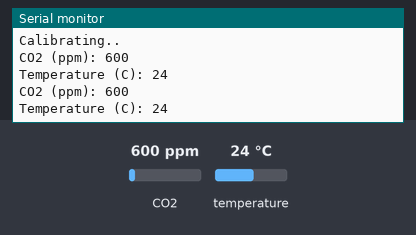
Bench run of a sketch on a simulated Arduino Uno, built with avr-gcc and run on an emulated ATmega328P. On the bench: the last lines printed to the serial monitor. Inputs (shaded band) come from the test bench; at power-on: CO2 600 ppm, temperature 24 °C.

Above: at 4.8 s.
4.9 s: CO2 set to 452 ppm
At 6.6 s:
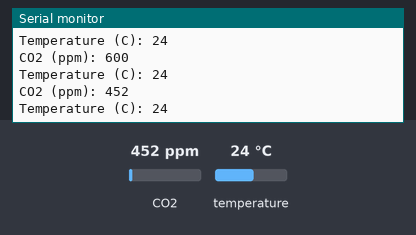
7.9 s: temperature set to 12 °C
At 8.9 s:
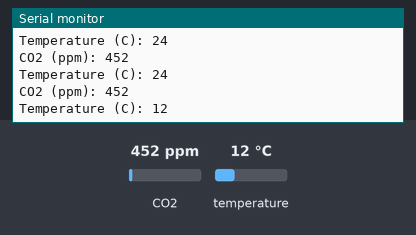
10.9 s: CO2 set to 1050 ppm
At 13.5 s:
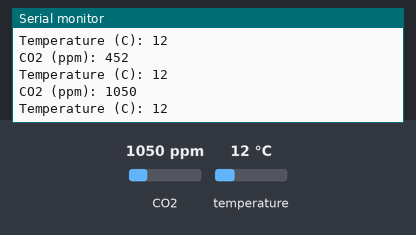
Timing chart, 0 to 15.0 s (numbered marks = the images above; inputs shaded):
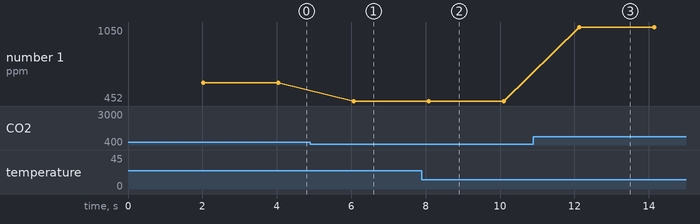

The sketch:

my_cal.ino
```cpp
/*
                   # THIS SKETCH IS NOT NEEDED WITH AUTOCALIBRATION #

    Unlike typical sensors, calibration() refers to the zero point where CO2 is 400ppm.
    This 400ppm comes from the average atmospheric value of 400ppm (or atleast was).

    Depending on the sensor model, the harcoded value can usually be found by
    calling getBackgroundCO2();

    So if you intend to manually calibrate your sensor, it's usually best to do so at
    night and outside after 20 minutes of run time.

    Instead if you're using autocalibration, then the sensor takes the lowest value observed
    in the last 24 hours and adjusts it's self accordingly over a few weeks.

    HOW TO USE:

    ----- Hardware Method  -----
    By pulling the zero HD low (0V) for 7 Secs as per the datasheet.

    ----- Software Method -----
    Run this sketch, disconnect MHZ19 from device after sketch ends (20+ minutes) and upload new
    code to avoid recalibration.

    ----- Auto calibration ----
    As mentioned above if this is set to true, the sensor will adjust it's self over a few weeks
    according to the lowest observed CO2 values each day. *You don't need to run this sketch!

*/

#include <Arduino.h>
#include "MHZ19.h"
#include <SoftwareSerial.h>     // Remove if using HardwareSerial or non-uno library compatable device

#define RX_PIN 10
#define TX_PIN 11
#define BAUDRATE 9600

MHZ19 myMHZ19;
SoftwareSerial mySerial(RX_PIN, TX_PIN);    // Uno example

unsigned long timeElapse = 0;

void verifyRange(int range);

void setup()
{
    Serial.begin(9600);

    mySerial.begin(BAUDRATE);    // sensor serial
    myMHZ19.begin(mySerial);     // pass to library

    Serial.println("Calibrating..");
    myMHZ19.calibrate();    // Take a reading which be used as the zero point for 400 ppm

}

void loop()
{
    if (millis() - timeElapse >= 2000)  // Check if interval has elapsed (non-blocking delay() equivilant)
    {
        int CO2;
        CO2 = myMHZ19.getCO2();

        Serial.print("CO2 (ppm): ");
        Serial.println(CO2);

        int8_t Temp;    // Buffer for temperature
        Temp = myMHZ19.getTemperature();    // Request Temperature (as Celsius)

        Serial.print("Temperature (C): ");
        Serial.println(Temp);

        timeElapse = millis();  // Update inerval
    }
}
```

Measured:
- after the input at 4.9 s, the serial monitor: prints a new line after 1.2 s (image 1)
- after the input at 7.9 s, the serial monitor: prints a new line after 0.20 s (image 2)
- after the input at 10.9 s, the serial monitor: prints a new line after 1.2 s (image 3)
- plotted number 1: 600 → 452 after the input at 4.9 s, 452 → 1050 after the input at 10.9 s
